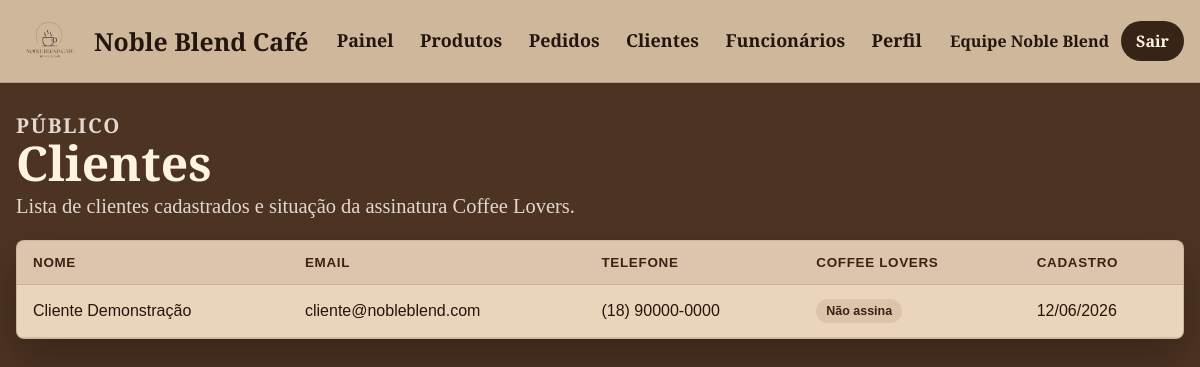
/view/funcionario_clientes.php (signed in), run on the app's committed database.
### tables this page shows
CREATE TABLE clientes (
  id_cliente INT AUTO_INCREMENT PRIMARY KEY,
  nome VARCHAR(120) NOT NULL,
  email VARCHAR(140) NOT NULL UNIQUE,
  senha_hash VARCHAR(255) NOT NULL,
  telefone VARCHAR(30) DEFAULT NULL,
  cpf VARCHAR(20) DEFAULT NULL UNIQUE,
  nascimento DATE DEFAULT NULL,
  possui_clube TINYINT(1) NOT NULL DEFAULT 0,
  coffee_lover TINYINT(1) NOT NULL DEFAULT 0,
  coffee_lover_marketing TINYINT(1) NOT NULL DEFAULT 0,
  criado_em TIMESTAMP NOT NULL DEFAULT CURRENT_TIMESTAMP
);

### controller/ViewHelper.php (called while the page is built, shortened)
<?php
if (!function_exists('asset')) {
    function asset($caminho)
    {
        $caminho = ltrim((string) $caminho, '/');
        $base = str_replace('\\', '/', dirname($_SERVER['SCRIPT_NAME'] ?? ''));
        $base = ($base === '/' || $base === '.' || $base === '\\') ? '' : rtrim($base, '/');
        return $base . '/' . $caminho;
    }
}
if (!function_exists('e')) {
    function e($valor)
    {
        return htmlspecialchars((string) $valor, ENT_QUOTES, 'UTF-8');
    }
}

### model/Conexao.php (called while the page is built, shortened)
<?php
class Conexao
{
    private static $conn = null;
    public static function conectar()
    {
        $host = getenv('DB_HOST') ?: 'localhost';
        $usuario = getenv('DB_USER') ?: 'root';
        $senha = getenv('DB_PASS') ?: '';
        $banco = getenv('DB_NAME') ?: 'noble_blend_cafe';
        self::$conn = new mysqli($host, $usuario, $senha, $banco);
        self::$conn->set_charset('utf8mb4');
        return self::$conn;
    }
    public static function preparar($sql, $types = '', $params = array())
    {
        $stmt = self::conectar()->prepare($sql);
        $stmt->execute();
        return $stmt;
    }
    public static function fetchAll($sql, $types = '', $params = array())
    {
        $stmt = self::preparar($sql, $types, $params);
        $result = $stmt->get_result();
        return $result ? $result->fetch_all(MYSQLI_ASSOC) : array();
    }
}

### model/Cliente.php (called while the page is built, shortened)
<?php
require_once __DIR__ . '/Conexao.php';
class Cliente
{
    public static function listarTodos()
    {
        return Conexao::fetchAll(
            'SELECT id_cliente, nome, email, telefone, cpf, nascimento, possui_clube, criado_em
             FROM clientes
             ORDER BY criado_em DESC'
        );
    }
}

### view/funcionario_clientes.php (the view, shortened to what this page needs)
<?php
require_once __DIR__ . '/../controller/ViewHelper.php';
require_once __DIR__ . '/../model/Cliente.php';
$clientes = Cliente::listarTodos();
?>
<!DOCTYPE html>
<html lang="pt-BR">
<head>
    <link rel="stylesheet" href="<?= asset('../css/app.css'); ?>">
</head>
<body class="staff-body">
    <?php include __DIR__ . '/partials/nav_funcionario.php'; ?>
    <main class="staff-shell">
        <section class="section-heading section-heading--top">
            <div>
                <p class="eyebrow">Público</p>
                <h1>Clientes</h1>
                <p>Lista de clientes cadastrados e situação da assinatura Coffee Lovers.</p>
            </div>
        </section>
        <div class="table-wrap">
            <table class="data-table">
                <thead>
                    <tr>
                        <th>Nome</th>
                        <th>Email</th>
                        <th>Telefone</th>
                        <th>Coffee Lovers</th>
                        <th>Cadastro</th>
                    </tr>
                </thead>
                <tbody>
                    <?php foreach ($clientes as $cliente): ?>
                        <tr>
                            <td><?= e($cliente['nome']); ?></td>
                            <td><?= e($cliente['email']); ?></td>
                            <td><?= e($cliente['telefone']); ?></td>
                            <td><span class="pill"><?= !empty($cliente['possui_clube']) ? 'Ativo' : 'Não assina'; ?></span></td>
                            <td><?= date('d/m/Y', strtotime($cliente['criado_em'])); ?></td>
                        </tr>
                    <?php endforeach; ?>
                </tbody>
            </table>
        </div>
    </main>
</body>
</html>

### css/app.css (style rules this page uses)
:root { --brown-950: #24150d; --brown-900: #372416; --brown-700: #725239; --brown-600: #76543c; --caramel: #d6a06c; --cream: #d4bda1; --paper: #fff3e2; --soft: #ead4ba; --gold: #c8aa4a; --green: #5f6f52; --danger: #9f2f24; --success: #3f6f45; --shadow: 0 18px 38px rgba(0, 0, 0, .26); --title: 'Cormorant', serif; --text: 'Cormorant Upright', serif; }
* { box-sizing: border-box; }
body.app-body, body.staff-body, body.auth-body { min-height: 100vh; margin: 0; background: var(--brown-700); color: var(--paper); font-family: var(--text); }
body.staff-body { background: #4d3322; }
.page-shell, .staff-shell { width: min(1220px, calc(100% - 32px)); margin: 0 auto; padding: 38px 0 80px; }
.staff-shell { padding-top: 28px; }
.eyebrow { margin: 0 0 8px; color: var(--gold); font-family: var(--title); font-size: 1.15rem; font-weight: 700; letter-spacing: .08em; text-transform: uppercase; }
h1, h2, h3 { font-family: var(--title); line-height: 1; }
.section-heading { margin: 54px 0 22px; display: flex; align-items: end; justify-content: space-between; gap: 24px; }
.section-heading--top { margin-top: 0; }
.section-heading h1, .section-heading h2 { margin: 0 0 8px; color: var(--paper); font-size: clamp(2.4rem, 4vw, 4.2rem); font-weight: 600; }
.section-heading p { margin: 0; max-width: 650px; font-size: 1.28rem; color: rgba(255, 248, 239, .84); }
.filters-panel, .summary-panel, .form-panel, .auth-panel, .empty-state, .table-wrap { border-radius: 8px; background: var(--soft); color: var(--brown-950); border: 1px solid rgba(55, 36, 22, .18); box-shadow: var(--shadow); }
.pill { border-radius: 999px; padding: 5px 10px; display: inline-flex; background: rgba(114, 82, 57, .12); color: var(--brown-900); font-family: Arial, sans-serif; font-size: .78rem; font-weight: 700; }
.table-wrap { overflow: auto; }
.data-table { width: 100%; border-collapse: collapse; min-width: 720px; font-family: Arial, sans-serif; }
.data-table th, .data-table td { padding: 14px 16px; border-bottom: 1px solid rgba(55, 36, 22, .12); text-align: left; vertical-align: middle; }
.data-table th { background: rgba(55, 36, 22, .08); color: var(--brown-900); font-size: .84rem; text-transform: uppercase; letter-spacing: .05em; }
.data-table td { color: var(--brown-950); }

### data on the page
clientes: nome "Cliente Demonstração", email "cliente@nobleblend.com", telefone "(18) 90000-0000", possui_clube "Não assina", criado_em "12/06/2026"

### other printed values
$funcionarioNomeNav "Equipe Noble Blend"
